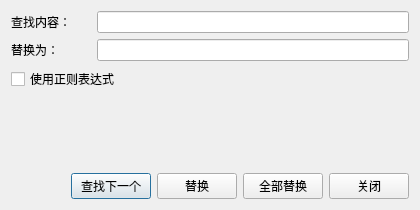
<?xml version="1.0" encoding="UTF-8"?>
<ui version="4.0">
 <class>Dialog</class>
 <widget class="QDialog" name="Dialog">
  <property name="geometry">
   <rect>
    <x>0</x>
    <y>0</y>
    <width>420</width>
    <height>210</height>
   </rect>
  </property>
  <property name="windowTitle">
   <string>查找替换</string>
  </property>
  <layout class="QVBoxLayout" name="verticalLayout">
   <item>
    <layout class="QHBoxLayout" name="horizontalLayoutFind">
     <item>
      <widget class="QLabel" name="labelFind">
       <property name="minimumSize">
        <size>
         <width>80</width>
         <height>0</height>
        </size>
       </property>
       <property name="text">
        <string>查找内容：</string>
       </property>
      </widget>
     </item>
     <item>
      <widget class="QLineEdit" name="findText"/>
     </item>
    </layout>
   </item>
   <item>
    <layout class="QHBoxLayout" name="horizontalLayoutReplace">
     <item>
      <widget class="QLabel" name="labelReplace">
       <property name="minimumSize">
        <size>
         <width>80</width>
         <height>0</height>
        </size>
       </property>
       <property name="text">
        <string>替换为：</string>
       </property>
      </widget>
     </item>
     <item>
      <widget class="QLineEdit" name="replaceText"/>
     </item>
    </layout>
   </item>
   <item>
    <widget class="QCheckBox" name="useRegex">
     <property name="text">
      <string>使用正则表达式</string>
     </property>
    </widget>
   </item>
   <item>
    <spacer name="verticalSpacer">
     <property name="orientation">
      <enum>Qt::Vertical</enum>
     </property>
     <property name="sizeHint" stdset="0">
      <size>
       <width>20</width>
       <height>10</height>
      </size>
     </property>
    </spacer>
   </item>
   <item>
    <layout class="QHBoxLayout" name="horizontalLayoutButtons">
     <item>
      <spacer name="horizontalSpacer">
       <property name="orientation">
        <enum>Qt::Horizontal</enum>
       </property>
       <property name="sizeHint" stdset="0">
        <size>
         <width>40</width>
         <height>20</height>
        </size>
       </property>
      </spacer>
     </item>
     <item>
      <widget class="QPushButton" name="btnFindNext">
       <property name="text">
        <string>查找下一个</string>
       </property>
      </widget>
     </item>
     <item>
      <widget class="QPushButton" name="btnReplace">
       <property name="text">
        <string>替换</string>
       </property>
      </widget>
     </item>
     <item>
      <widget class="QPushButton" name="btnReplaceAll">
       <property name="text">
        <string>全部替换</string>
       </property>
      </widget>
     </item>
     <item>
      <widget class="QPushButton" name="btnClose">
       <property name="text">
        <string>关闭</string>
       </property>
      </widget>
     </item>
    </layout>
   </item>
  </layout>
 </widget>
 <resources/>
 <connections/>
</ui>
